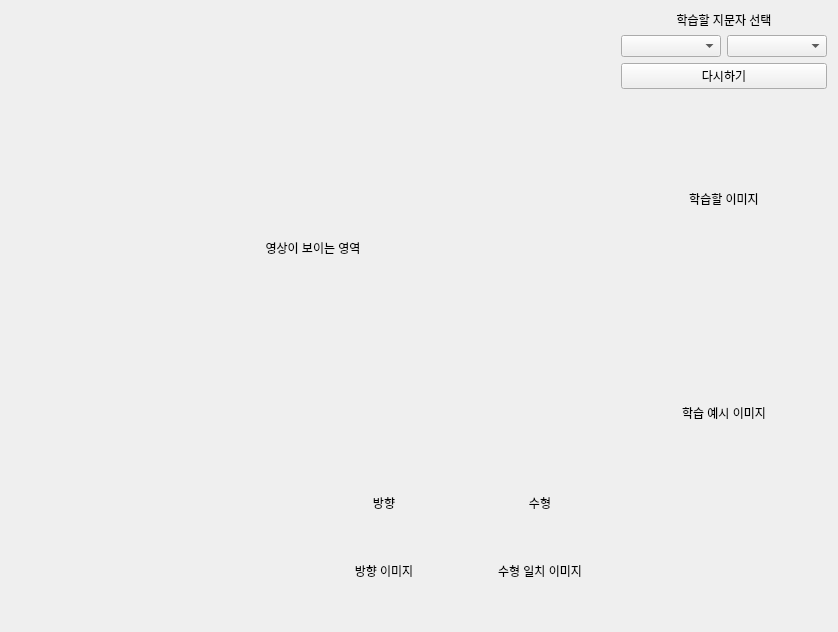
<?xml version="1.0" encoding="UTF-8"?>
<ui version="4.0">
 <class>Frame</class>
 <widget class="QFrame" name="Frame">
  <property name="geometry">
   <rect>
    <x>0</x>
    <y>0</y>
    <width>838</width>
    <height>632</height>
   </rect>
  </property>
  <property name="windowTitle">
   <string>Frame</string>
  </property>
  <layout class="QGridLayout" name="gridLayout_2">
   <item row="2" column="0">
    <spacer name="horizontalSpacer_3">
     <property name="orientation">
      <enum>Qt::Horizontal</enum>
     </property>
     <property name="sizeHint" stdset="0">
      <size>
       <width>349</width>
       <height>20</height>
      </size>
     </property>
    </spacer>
   </item>
   <item row="2" column="1">
    <widget class="QLabel" name="direction_label">
     <property name="sizePolicy">
      <sizepolicy hsizetype="Fixed" vsizetype="Fixed">
       <horstretch>0</horstretch>
       <verstretch>0</verstretch>
      </sizepolicy>
     </property>
     <property name="minimumSize">
      <size>
       <width>150</width>
       <height>25</height>
      </size>
     </property>
     <property name="text">
      <string>방향</string>
     </property>
     <property name="alignment">
      <set>Qt::AlignCenter</set>
     </property>
    </widget>
   </item>
   <item row="3" column="0">
    <spacer name="horizontalSpacer_2">
     <property name="orientation">
      <enum>Qt::Horizontal</enum>
     </property>
     <property name="sizeHint" stdset="0">
      <size>
       <width>289</width>
       <height>20</height>
      </size>
     </property>
    </spacer>
   </item>
   <item row="0" column="0" rowspan="2" colspan="3">
    <widget class="QLabel" name="screen_img_label">
     <property name="text">
      <string>영상이 보이는 영역</string>
     </property>
     <property name="alignment">
      <set>Qt::AlignCenter</set>
     </property>
    </widget>
   </item>
   <item row="3" column="2">
    <widget class="QLabel" name="answer_img_label">
     <property name="sizePolicy">
      <sizepolicy hsizetype="Fixed" vsizetype="Maximum">
       <horstretch>0</horstretch>
       <verstretch>0</verstretch>
      </sizepolicy>
     </property>
     <property name="minimumSize">
      <size>
       <width>150</width>
       <height>100</height>
      </size>
     </property>
     <property name="text">
      <string>수형 일치 이미지</string>
     </property>
     <property name="alignment">
      <set>Qt::AlignCenter</set>
     </property>
    </widget>
   </item>
   <item row="3" column="1">
    <widget class="QLabel" name="direction_img_label">
     <property name="sizePolicy">
      <sizepolicy hsizetype="Fixed" vsizetype="Maximum">
       <horstretch>0</horstretch>
       <verstretch>0</verstretch>
      </sizepolicy>
     </property>
     <property name="minimumSize">
      <size>
       <width>150</width>
       <height>100</height>
      </size>
     </property>
     <property name="text">
      <string>방향 이미지</string>
     </property>
     <property name="alignment">
      <set>Qt::AlignCenter</set>
     </property>
    </widget>
   </item>
   <item row="2" column="2">
    <widget class="QLabel" name="answer_label">
     <property name="sizePolicy">
      <sizepolicy hsizetype="Fixed" vsizetype="Fixed">
       <horstretch>0</horstretch>
       <verstretch>0</verstretch>
      </sizepolicy>
     </property>
     <property name="minimumSize">
      <size>
       <width>150</width>
       <height>25</height>
      </size>
     </property>
     <property name="text">
      <string>수형</string>
     </property>
     <property name="alignment">
      <set>Qt::AlignCenter</set>
     </property>
    </widget>
   </item>
   <item row="0" column="5" rowspan="4">
    <layout class="QVBoxLayout" name="verticalLayout_2">
     <property name="sizeConstraint">
      <enum>QLayout::SetDefaultConstraint</enum>
     </property>
     <item>
      <widget class="QLabel" name="study_select_label">
       <property name="sizePolicy">
        <sizepolicy hsizetype="Preferred" vsizetype="Maximum">
         <horstretch>0</horstretch>
         <verstretch>0</verstretch>
        </sizepolicy>
       </property>
       <property name="minimumSize">
        <size>
         <width>0</width>
         <height>0</height>
        </size>
       </property>
       <property name="text">
        <string>학습할 지문자 선택</string>
       </property>
       <property name="alignment">
        <set>Qt::AlignCenter</set>
       </property>
      </widget>
     </item>
     <item>
      <layout class="QHBoxLayout" name="horizontalLayout_2">
       <property name="sizeConstraint">
        <enum>QLayout::SetDefaultConstraint</enum>
       </property>
       <item>
        <widget class="QComboBox" name="char_child_combo">
         <property name="sizePolicy">
          <sizepolicy hsizetype="Minimum" vsizetype="Fixed">
           <horstretch>0</horstretch>
           <verstretch>0</verstretch>
          </sizepolicy>
         </property>
         <property name="minimumSize">
          <size>
           <width>100</width>
           <height>0</height>
          </size>
         </property>
        </widget>
       </item>
       <item>
        <widget class="QComboBox" name="char_parent_combo">
         <property name="sizePolicy">
          <sizepolicy hsizetype="Minimum" vsizetype="Fixed">
           <horstretch>0</horstretch>
           <verstretch>0</verstretch>
          </sizepolicy>
         </property>
         <property name="minimumSize">
          <size>
           <width>100</width>
           <height>0</height>
          </size>
         </property>
        </widget>
       </item>
      </layout>
     </item>
     <item>
      <widget class="QPushButton" name="reset_button">
       <property name="text">
        <string>다시하기</string>
       </property>
      </widget>
     </item>
     <item>
      <widget class="QLabel" name="study_img_label">
       <property name="sizePolicy">
        <sizepolicy hsizetype="Preferred" vsizetype="Minimum">
         <horstretch>0</horstretch>
         <verstretch>0</verstretch>
        </sizepolicy>
       </property>
       <property name="minimumSize">
        <size>
         <width>0</width>
         <height>208</height>
        </size>
       </property>
       <property name="text">
        <string>학습할 이미지</string>
       </property>
       <property name="alignment">
        <set>Qt::AlignCenter</set>
       </property>
      </widget>
     </item>
     <item>
      <widget class="QLabel" name="example_img_label">
       <property name="sizePolicy">
        <sizepolicy hsizetype="Preferred" vsizetype="Minimum">
         <horstretch>0</horstretch>
         <verstretch>0</verstretch>
        </sizepolicy>
       </property>
       <property name="minimumSize">
        <size>
         <width>0</width>
         <height>208</height>
        </size>
       </property>
       <property name="text">
        <string>학습 예시 이미지</string>
       </property>
       <property name="alignment">
        <set>Qt::AlignCenter</set>
       </property>
      </widget>
     </item>
     <item>
      <spacer name="verticalSpacer_2">
       <property name="orientation">
        <enum>Qt::Vertical</enum>
       </property>
       <property name="sizeType">
        <enum>QSizePolicy::Expanding</enum>
       </property>
       <property name="sizeHint" stdset="0">
        <size>
         <width>20</width>
         <height>40</height>
        </size>
       </property>
      </spacer>
     </item>
    </layout>
   </item>
  </layout>
 </widget>
 <resources/>
 <connections/>
</ui>
